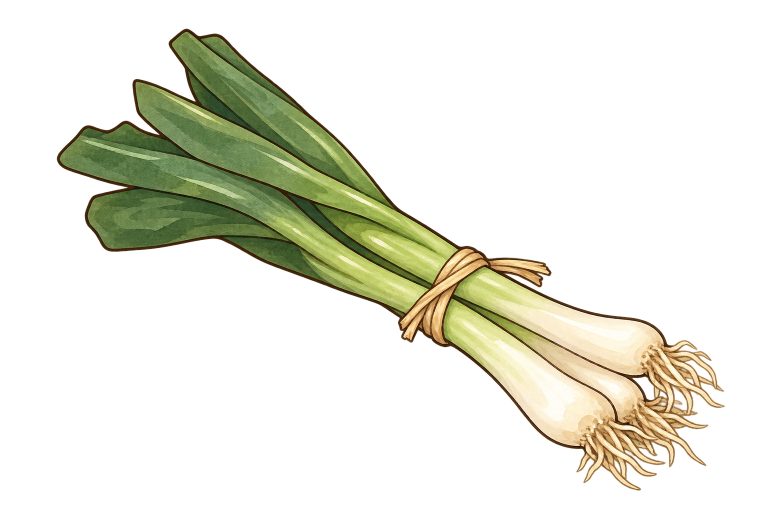
#> input picture 新建文件夹/葱.png, 1536 x 1024 px (shown at 1/2 size)
$ python trace_scallion.py '../新建文件夹/葱.png'   (older library calls are emulated)
#> lines starting #> are read from the running program, lines starting #| are printed output that depends on the picture; after the words box and inside, x2 and y2 are one past the last pixel; in counts of white or black regions, pixels touching at a corner belong together
### WhiteModel/trace_veg.py
"""Tools shared by the traces of produce.py's vegetables and seasonings (trace_greens.py, trace_perilla.py,
trace_radish.py, trace_potato.py, trace_ginger.py, trace_scallion.py, trace_garlic.py): each item traced off its art
(勾勒) into pieces, every one a surface over its outline in the art, so that from the art's camera it covers exactly
what the art paints, coloured as the art paints it.

- The camera: the art is an orthographic view from in front, 35° up, k px a metre, the model's origin on the table at
  the art pixel (u0, v0) (trace_common.Camera). Every art pixel is a ray; a point is placed by how far along its ray
  it lies (its depth, s: larger further from the camera).
- The pieces: a flood of the art from strokes inside each one (cut), the art's ink lines and any edges given standing
  high as walls, so that each piece's outline follows the line the art draws round it. Each piece has a level: those
  lower lie behind those higher, which is how the art overlaps them.
- Solids (lens): a rounded lens facing the camera, its front and its back meeting at its outline, as thick as it is
  wide (inflated off its outline: a Poisson dome, so that a disc comes out a ball and nothing has a ridge), set down
  on the table, or as near the camera as it needs to be to lie in front of what is behind it. A solid partly hidden
  is completed under what covers it (its outline carried on as an ellipse), so that it is whole from every side.
- Shells: leaves and stalks lying over a solid (the head of greens, the bunch of perilla): over its surface, higher
  for every level, rounded up from their own margins, which rest on whatever is under them (no gap under an edge,
  and the edge in front of what it lies on).
- Colours: every vertex the art's colour where it shows (the art with its ink lines and marks inpainted, blurred a
  little within the piece), the art's ink line along the piece's own margins (where it lies over something lower or
  over the paper: two rings of vertices just inside its outline), and the marks the art paints across it (veins,
  eyes, rings, streaks, lines) painted face by face on triangles laid along them (the mesh has vertices along both
  their edges). Each vertex carries its colour for produce.pv_traced (Part's 'Tint' layer, VTINT 1).
"""
import json
import math
import os

import cv2
import numpy as np
from PIL import Image, ImageDraw

from trace_common import (Camera, contour_points, disk, ear_clip, fill_holes, flood, largest, oriented, outline_mesh,
                          raster, tracing_sheet, u8)

HERE = os.path.dirname(os.path.abspath(__file__))
ART_DIR = os.path.join(HERE, '..', '新建文件夹')
MODELS = os.path.join(HERE, 'food_models')
EL = 35.0


def load(name):
    rgba = np.asarray(Image.open(os.path.join(ART_DIR, name)).convert('RGBA'))
    return rgba


def hsv_of(rgb):
    hsv = cv2.cvtColor(rgb, cv2.COLOR_RGB2HSV_FULL).astype(np.float32)
    return hsv[..., 0] * 360 / 256, hsv[..., 1] / 255, hsv[..., 2] / 255


def lum_of(rgb):
    return rgb.astype(np.float32) @ np.array([0.3, 0.59, 0.11], np.float32)


def hexc(c):
    c = np.clip(np.round(np.asarray(c, float)), 0, 255).astype(int)
    return '#%02x%02x%02x' % tuple(c)


# [23 lines left out: functions masked_blur, bilinear, not called in this run]


def ink_of(rgb, zone, vmax=0.5, smin=0.25, hues=(330.0, 50.0)):
    """The art's ink lines: dark, brown (hue past hues[0] or under hues[1])."""
    h, s, v = hsv_of(rgb)
    brown = (h > hues[0]) | (h < hues[1])
    return zone & (v < vmax) & (s > smin) & brown


# [142 lines left out: functions lines_of, cut, settle, tidy, inflate, hex_grid and 3 more, not called in this run]


def thin(mask):
    """Zhang-Suen thinning: the mask worn down to lines one pixel wide along its middles."""
    img = u8(mask).copy()
    img = np.pad(img, 1)
    while True:
        changed = False
        for step in (0, 1):
            P = [img[1:-1, 1:-1], img[:-2, 1:-1], img[:-2, 2:], img[1:-1, 2:], img[2:, 2:], img[2:, 1:-1],
                 img[2:, :-2], img[1:-1, :-2], img[:-2, :-2]]   # p1, then p2..p9 clockwise from north
            B = sum(P[1:]).astype(int)
            seq = P[1:] + [P[1]]
            A = sum(((seq[i] == 0) & (seq[i + 1] == 1)).astype(int) for i in range(8))
            if step == 0:
                c = (P[1] * P[3] * P[5] == 0) & (P[3] * P[5] * P[7] == 0)
            else:
                c = (P[1] * P[3] * P[7] == 0) & (P[1] * P[5] * P[7] == 0)
            rm = (P[0] == 1) & (B >= 2) & (B <= 6) & (A == 1) & c
            if rm.any():
                img[1:-1, 1:-1][rm] = 0
                changed = True
        if not changed:
            return img[1:-1, 1:-1].astype(bool)


def skeleton_paths(mask, min_len=20.0, step=8.0):
    """The strokes of a mask (root hairs) as polylines along their middles: its skeleton walked from end to end
    and from fork to fork, each path resampled every `step` px, with the stroke's half-width there (px)."""
    sk = thin(mask)
    dt = cv2.distanceTransform(u8(mask), cv2.DIST_L2, 5)
    H, W = sk.shape
    nbrs = [(-1, -1), (-1, 0), (-1, 1), (0, -1), (0, 1), (1, -1), (1, 0), (1, 1)]
    pts = set(zip(*np.nonzero(sk)))
    ring = [(-1, 0), (-1, 1), (0, 1), (1, 1), (1, 0), (1, -1), (0, -1), (-1, -1)]

    def crossings(q):   # 1 at an end, 2 along a line, 3 or more at a fork (not fooled by staircase corners)
        on = [(q[0] + dy, q[1] + dx) in pts for dy, dx in ring]
        return sum(1 for i in range(8) if on[i] and not on[(i + 1) % 8])
    nodes = {q for q in pts if crossings(q) != 2}
    seen = set()
    paths = []
    for start in nodes:
        for dy, dx in nbrs:
            q = (start[0] + dy, start[1] + dx)
            if q not in pts or (start, q) in seen:
                continue
            path, prev, cur = [start], start, q
            while True:
                seen.add((prev, cur))
                seen.add((cur, prev))
                path.append(cur)
                if cur in nodes:
                    break
                nxt = [(cur[0] + a, cur[1] + b) for a, b in nbrs if (cur[0] + a, cur[1] + b) in pts
                       and (cur[0] + a, cur[1] + b) != prev and ((cur, (cur[0] + a, cur[1] + b)) not in seen)]
                if not nxt:
                    break
                prev, cur = cur, nxt[0]
            arr = np.array([(x, y) for y, x in path], float)
            seg = np.r_[0, np.cumsum(np.hypot(*np.diff(arr, axis=0).T))]
            if seg[-1] < min_len:
                continue
            tt = np.linspace(0, seg[-1], max(2, int(round(seg[-1] / step)) + 1))
            xy = np.stack([np.interp(tt, seg, arr[:, 0]), np.interp(tt, seg, arr[:, 1])], -1)
            r = [float(dt[int(round(y)), int(round(x))]) for x, y in xy]
            paths.append([[round(float(x), 1), round(float(y), 1), round(rr, 2)] for (x, y), rr in zip(xy, r)])
    return paths


def join_paths(paths, reach=6.0, max_turn=0.9):
    """Skeleton paths (from skeleton_paths) joined end to end where one runs on into another (their ends within reach
    px, turning less than max_turn radians): whole hairs instead of the pieces between their crossings."""
    paths = [list(p) for p in paths]
    def ends(p):
        a, b = np.array(p[0][:2]), np.array(p[-1][:2])
        da = a - np.array(p[min(2, len(p) - 1)][:2])
        db = b - np.array(p[max(-3, -len(p))][:2])
        return (a, da / max(np.linalg.norm(da), 1e-6)), (b, db / max(np.linalg.norm(db), 1e-6))
    changed = True
    while changed:
        changed = False
        best = None
        for i in range(len(paths)):
            for j in range(len(paths)):
                if i == j:
                    continue
                (_, _), (bi, di) = ends(paths[i])          # the end of i ...
                (aj, dj), (_, _) = ends(paths[j])          # ... running on into the start of j
                gap = np.linalg.norm(bi - aj)
                turn = math.acos(float(np.clip(di @ -dj, -1, 1)))
                if gap <= reach and turn <= max_turn and (best is None or gap + 5 * turn < best[0]):
                    best = (gap + 5 * turn, i, j)
        if best:
            _, i, j = best
            paths[i] = paths[i] + paths[j][1:]
            del paths[j]
            changed = True
        else:   # try the other way round: a path reversed
            for i in range(len(paths)):
                for j in range(len(paths)):
                    if i != j:
                        (ai, _), (bi, _) = ends(paths[i])
                        (aj, _), (bj, _) = ends(paths[j])
                        if np.linalg.norm(bi - bj) <= reach or np.linalg.norm(ai - aj) <= reach:
                            q = paths[j][::-1]
                            if np.linalg.norm(bi - bj) <= reach:
                                cand = paths[i] + q[1:]
                            else:
                                cand = q + paths[i][1:]
                            paths[i] = cand
                            del paths[j]
                            changed = True
                            break
                if changed:
                    break
    return paths


class Item:
    """One item traced off its art: its pieces (masks over the art, levels), built back to front into surfaces."""

    def __init__(self, art, k, u0, v0, ink=None, w_tint=0.95):
        self.rgba = load(art)
        self.rgb = np.ascontiguousarray(self.rgba[..., :3])
        self.alpha = self.rgba[..., 3]
        self.zone = self.alpha > 128
        self.H, self.W = self.zone.shape
        self.cam = Camera(EL, k, u0, v0)
        self.mcam = Camera(90.0, k, u0, v0)   # meshes are spaced evenly in the art's pixels, not on the ground
        self.k = k
        self.ink = ink_of(self.rgb, self.zone) if ink is None else ink
        self.ink_hex = hexc(np.median(self.rgb[self.ink], 0)) if self.ink.any() else '#4a2b18'
        # how wide the art draws its ink line round the silhouette (px): twice the ridge of its distance map
        edge = self.zone & ~cv2.erode(u8(self.zone), disk(2)).astype(bool)
        band = self.ink & cv2.dilate(u8(edge), disk(14)).astype(bool)
        dt = cv2.distanceTransform(u8(band), cv2.DIST_L2, 5)
        ridge = band & (dt >= cv2.dilate(dt, np.ones((3, 3), np.uint8)) - 1e-3) & (dt > 0.9)
        self.ink_w = float(2 * np.median(dt[ridge]) - 1) if ridge.any() else 6.0
        print(f'[trace] ink line {self.ink_w:.1f} px, {self.ink_hex}', flush=True)
        self.zb = np.full((self.H, self.W), np.inf)
        self.zid = np.full((self.H, self.W), -1, np.int32)
        self.labels = np.zeros((self.H, self.W), np.int32)
        self.specs = []        # (name, kind, level, options)
        self.out = []
        self.built = {}
        self.w_tint = w_tint
        self.verbose = False
        self.remove = self.ink.copy()   # what the soft colours leave out (inpainted): ink lines, marks

    # ---------------------------------------------------------------- the pieces
    # [37 lines left out: functions add, level_map, regions, soft_colour, not called in this run]

    # ---------------------------------------------------------------- building
    def mesh(self, mask, gap, gb, ring, smooth_px, extra, extra_margin=None):
        return outline_mesh(self.mcam, mask, gap / self.k, gb / self.k, ring, smooth_px, extra, extra_margin)

    # [286 lines left out: functions build, _extras, _inner_ink, _ring, lens, band and 6 more, not called in this run]

### WhiteModel/trace_common.py
"""Shared tools for tracing a dish's art into its model (勾勒), used by trace_d10.py and trace_d18.py (trace_d06.py and
trace_d23.py came first and carry their own): the art's camera, the dish's surface under the food, cutting the art
into pieces, their colours, and each piece as a surface over its outline in the art, so that from the art's camera
it covers exactly what the art paints, its 3D shape a rounded mound (lying) or a rounded lens (standing).
"""
import heapq
import json
import math
import os
import subprocess
import tempfile

import cv2
import numpy as np
from PIL import Image, ImageDraw, ImageFont

HERE = os.path.dirname(os.path.abspath(__file__))
u8 = lambda m: m.astype(np.uint8)
disk = lambda r: cv2.getStructuringElement(cv2.MORPH_ELLIPSE, (2 * r + 1, 2 * r + 1))


def fill_holes(m):
    m = u8(m)
    ff = m.copy()
    cv2.floodFill(ff, np.zeros((m.shape[0] + 2, m.shape[1] + 2), np.uint8), (0, 0), 1)
    return (m | (1 - ff)).astype(bool)


def largest(m):
    n, cc, st, _ = cv2.connectedComponentsWithStats(u8(m))
    return cc == 1 + np.argmax(st[1:, cv2.CC_STAT_AREA]) if n > 1 else m.astype(bool)


class Camera:
    """The art as an orthographic view from straight in front, `el` degrees up, k px a metre, the world's origin
    at the art pixel (u0, v0): X = u0 + k·x, Y = v0 - k·(y·sin el + z·cos el)."""

    def __init__(self, el, k, u0, v0):
        self.el, self.k, self.u0, self.v0 = el, k, u0, v0
        self.se, self.ce = math.sin(math.radians(el)), math.cos(math.radians(el))
        self.toward = np.array([0.0, -self.ce, self.se])        # from the food towards the camera
        self.away = -self.toward

    def project(self, x, y, z):
        return (self.u0 + self.k * np.asarray(x),
                self.v0 - self.k * (np.asarray(y) * self.se + np.asarray(z) * self.ce))

    # [5 lines left out: function on_ray, not called in this run]

    def depth(self, P):
        P = np.asarray(P)
        return P[..., 1] * self.ce - P[..., 2] * self.se

    # [28 lines left out: functions plane_depth, backproject, not called in this run]


class Grid:
    """Heights over a world grid (x, y), step metres apart, sampled bilinearly."""

    def __init__(self, z, x0, y0, step):
        self.z, self.x0, self.y0, self.step = z, x0, y0, step

    # [9 lines left out: function __call__, not called in this run]

    def xy(self):
        n_y, n_x = self.z.shape
        return np.meshgrid(self.x0 + np.arange(n_x) * self.step, self.y0 + np.arange(n_y) * self.step)

    # [655 lines left out: functions top_of, dish_mesh, flood, seeded_pieces, split, grow and 19 more, not called in this run]

### WhiteModel/trace_scallion.py
"""Traces 葱's art (新建文件夹/葱.png) for produce.scallion (勾勒, with trace_veg.py): writes
food_models/traced_scallion.json and, with --sheet <png>, a tracing sheet.

    python WhiteModel/trace_scallion.py [--sheet <out.png>]

Pieces cut along the art's ink lines: the four flat leaves fanning to the upper left (each lying over the one above
it, as the art overlaps them) running into their pale stalks, the three white bulbs to the lower right, each over the
one above it, and the string tied round the bunch. The root hairs are built by produce.scallion (SC_HAIRS); their
pixels here only keep the bulbs from taking them. Each piece is a lens facing the camera over its outline: the leaves
and the string thin, the bulbs round. Their colours are the art's, vertex by vertex (the leaves' dark green paling
into the stalks' light green, the bulbs' white); painted crisp on faces along them, what the art draws: the light
streaks down the leaves, the lines where one leaf lies over another, the strands of the string.
"""
import sys

import cv2
import numpy as np

from trace_veg import Item, cut, disk, fill_holes, hsv_of, join_paths, lines_of, skeleton_paths, tidy, u8

K, U0, V0 = 4800.0, 800.0, 640.0   # 48 px to the centimetre, the origin's pixel (as the scallion was built before)
STROKES = {
    1: [[(380, 90), (500, 150), (650, 270), (760, 370)]],                    # leaf A, top
    2: [[(300, 180), (450, 240), (600, 330), (750, 420)]],                   # leaf B
    3: [[(150, 300), (350, 340), (550, 400), (750, 480)], [(170, 260)]],    # leaf C
    4: [[(200, 420), (400, 450), (600, 520), (780, 580)]],                   # leaf D, lowest
    5: [[(1000, 600), (1150, 640), (1280, 670)]],                            # bulb, upper
    6: [[(1050, 700), (1150, 740), (1250, 770)]],                            # bulb, middle
    7: [[(1050, 790), (1130, 830), (1200, 860)]],                            # bulb, lower
    8: [],                                                                    # the string (found by its colour)
    10: [[(980, 572), (1080, 590), (1180, 615), (1260, 650)]],              # the strand over the upper bulb
    11: [],                                                                   # the strand between the bulbs
    9: [[(1350, 720), (1400, 760)], [(1300, 900), (1350, 880), (1420, 900)], [(1330, 950)], [(1250, 930)]],  # roots
}


def main():
    sheet = sys.argv[sys.argv.index('--sheet') + 1] if '--sheet' in sys.argv else None
    it = Item('葱.png', K, U0, V0)
#> in load, rgba is the input picture: shape (1024, 1536, 4); mean R, G, B, A 36.3, 36.7, 23.2, 57.7
#> in __init__, `self.rgb = np.ascontiguousarray(self.rgba[..., :3])`:
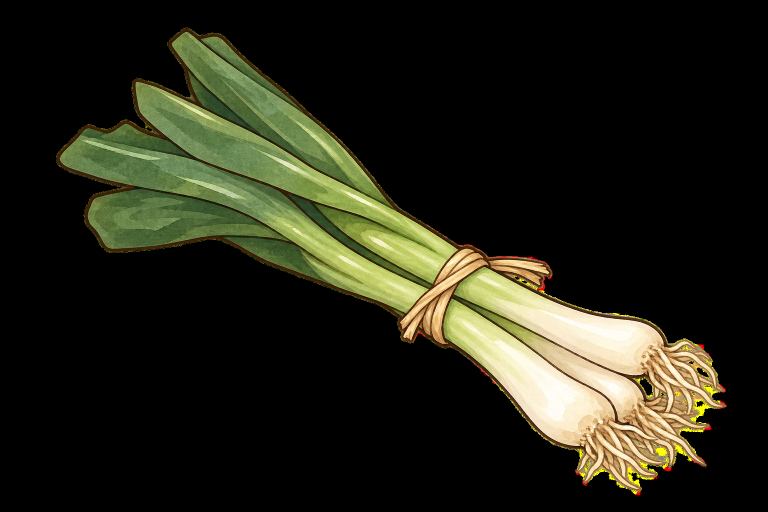
#> self.rgb: shape (1024, 1536, 3) (shown at 1/2 size); mean R, G, B 36.3, 36.7, 23.2
#> in hsv_of, `hsv = cv2.cvtColor(rgb, cv2.COLOR_RGB2HSV_FULL).astype(np.float32)`:
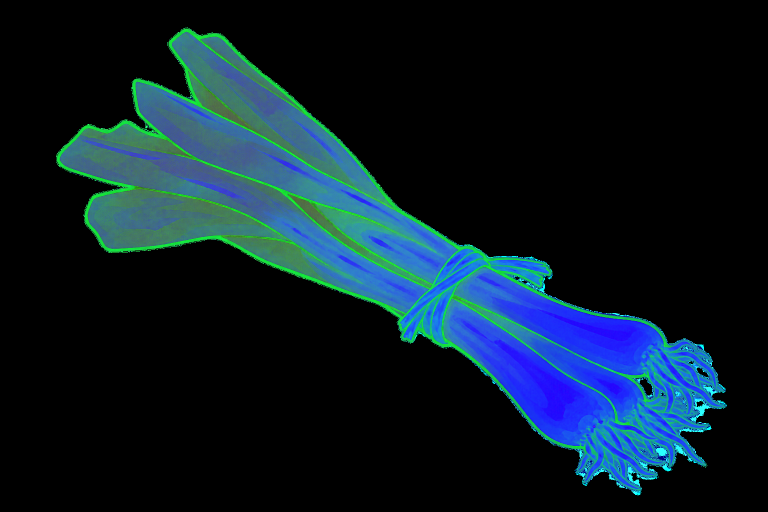
#> hsv: shape (1024, 1536, 3) float32 (shown at 1/2 size); mean R, G, B 10.8, 28.2, 39.2
#> in ink_of, `h, s, v = hsv_of(rgb)`:
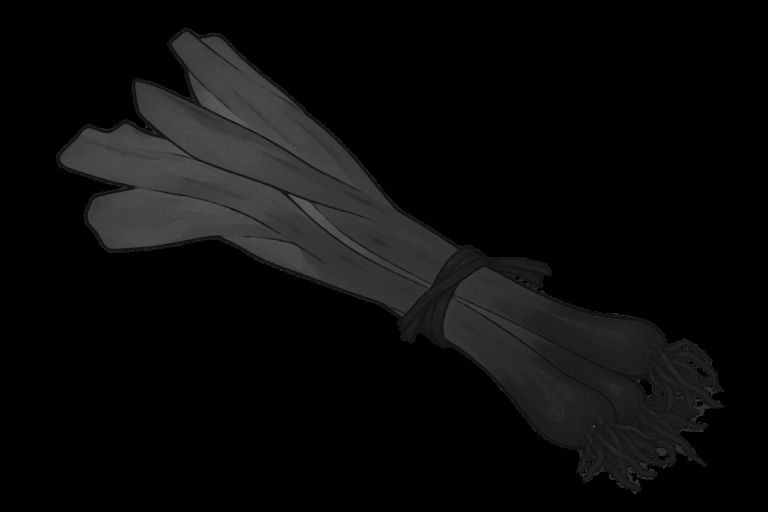
#> h: shape (1024, 1536) float32 (shown at 1/2 size); min 0, max 330.5, mean 15.2; drawn with min black and max white
#> in ink_of, `h, s, v = hsv_of(rgb)`:
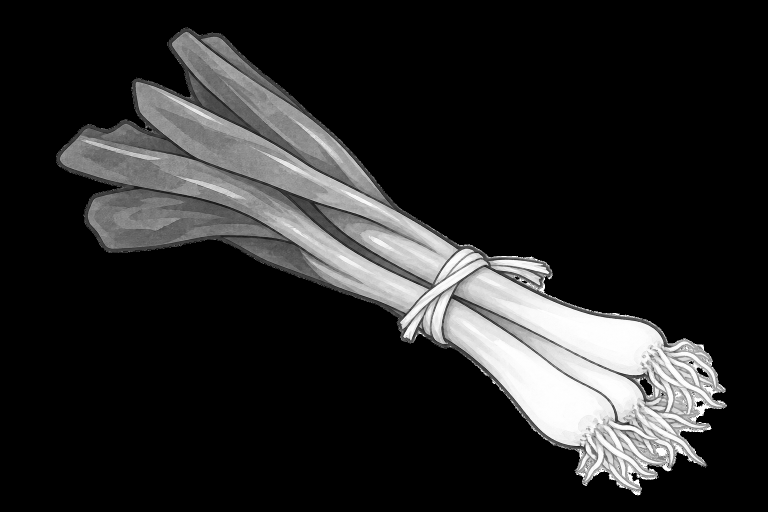
#> v: shape (1024, 1536) float32 (shown at 1/2 size); min 0, max 1, mean 0.154
#> in ink_of, `brown = (h > hues[0]) | (h < hues[1])`:
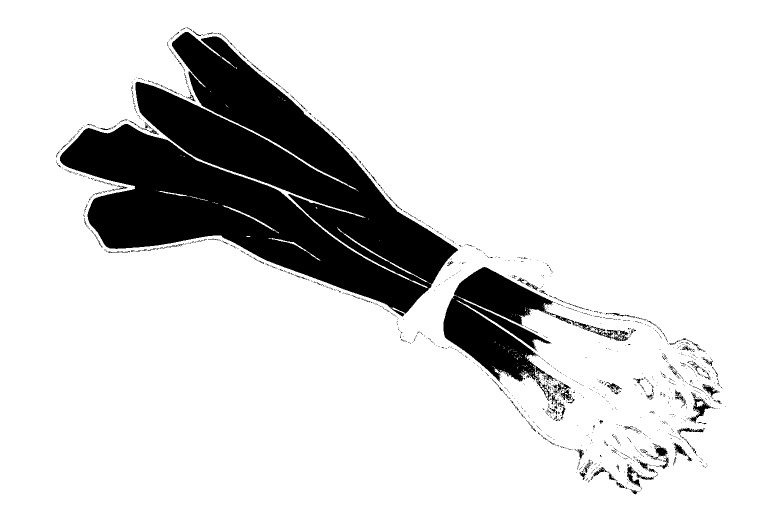
#> brown: shape (1024, 1536) bool (shown at 1/2 size); 84.8% white; 1430 black regions (1335 under 20 px), largest, box (x1, y1, x2, y2) and area: (120, 64, 916, 633) 197493, (887, 534, 1257, 768) 30230, (1378, 797, 1427, 847) 673
#> in ink_of, `return zone & (v < vmax) & (s > smin) & brown`:
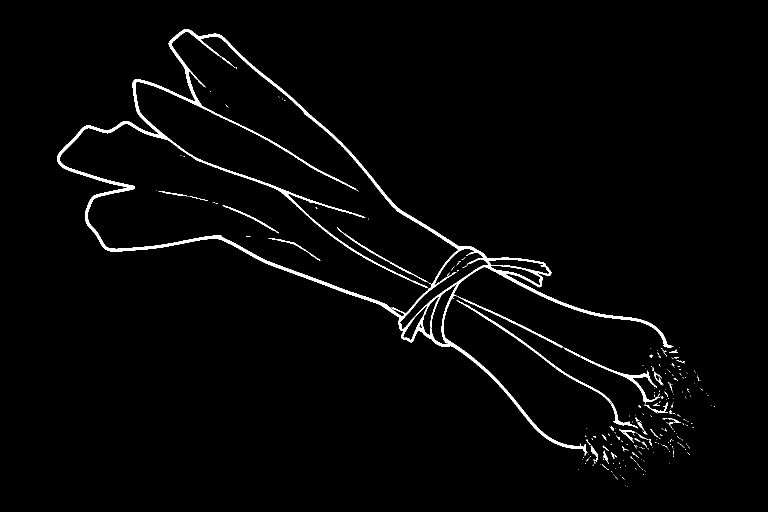
#> returned value: shape (1024, 1536) bool (shown at 1/2 size); 2.2% white; 291 white regions (251 under 20 px), largest, box (x1, y1, x2, y2) and area: (114, 58, 1347, 911) 27475, (913, 600, 1276, 857) 1655, (1128, 695, 1320, 807) 1251
#> in hexc, `c = np.clip(np.round(np.asarray(c, float)), 0, 255).astype(int)`: c = [63, 35, 9]
#> in __init__, `self.ink_hex = hexc(np.median(self.rgb[self.ink], 0)) if self.ink.any(..`: self.ink_hex = '#3f2309'
#> in __init__, `dt = cv2.distanceTransform(u8(band), cv2.DIST_L2, 5)`:
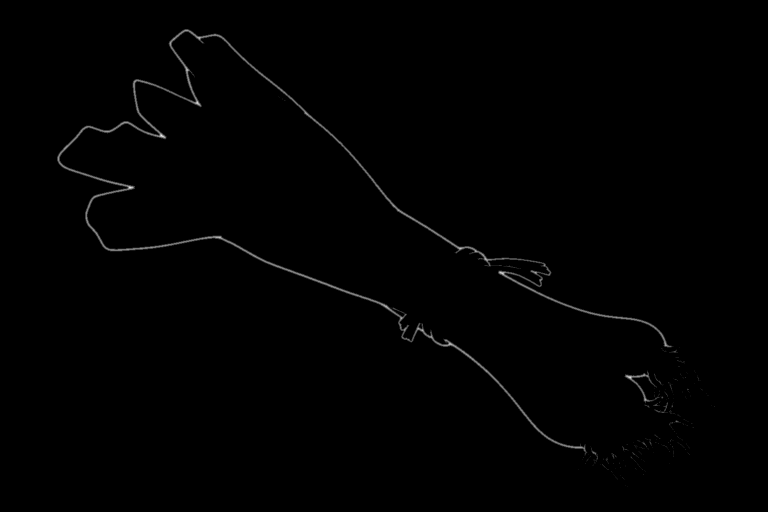
#> dt: shape (1024, 1536) float32 (shown at 1/2 size); min 0, max 5.2, mean 0.026; drawn with min black and max white
#> in __init__, `self.ink_w = float(2 * np.median(dt[ridge]) - 1) if ridge.any() else 6.0`: self.ink_w = 4.6
#> (the rest of the program and of its run is left out)
